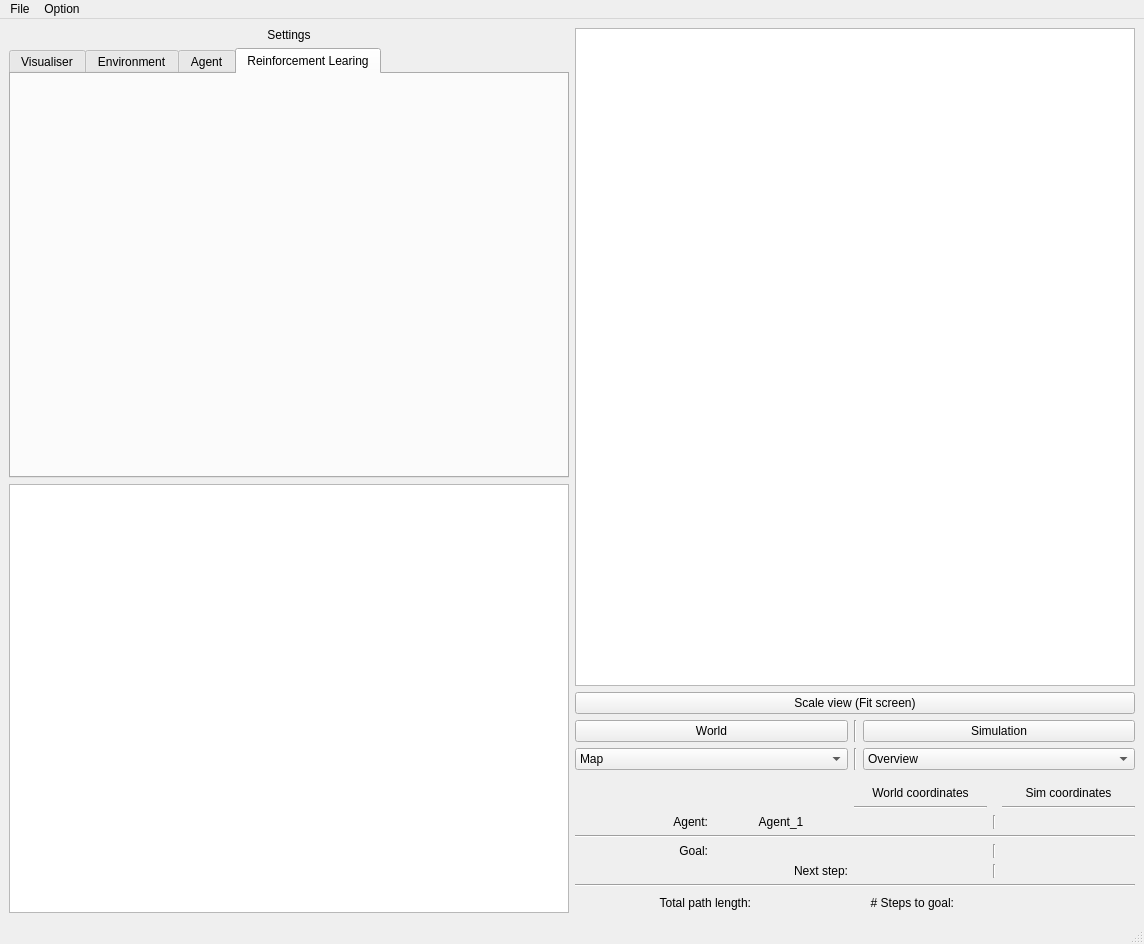
<?xml version="1.0" encoding="UTF-8"?>
<ui version="4.0">
 <class>main_window</class>
 <widget class="QMainWindow" name="main_window">
  <property name="geometry">
   <rect>
    <x>0</x>
    <y>0</y>
    <width>1144</width>
    <height>944</height>
   </rect>
  </property>
  <property name="minimumSize">
   <size>
    <width>1144</width>
    <height>920</height>
   </size>
  </property>
  <property name="windowTitle">
   <string>RSAI_v1.1</string>
  </property>
  <widget class="QWidget" name="centralwidget">
   <layout class="QHBoxLayout" name="horizontalLayout_3">
    <item>
     <layout class="QHBoxLayout" name="horizontalLayout">
      <item>
       <layout class="QVBoxLayout" name="verticalLayout_3">
        <item>
         <widget class="QLabel" name="label">
          <property name="text">
           <string>Settings</string>
          </property>
          <property name="alignment">
           <set>Qt::AlignCenter</set>
          </property>
         </widget>
        </item>
        <item>
         <widget class="QTabWidget" name="tabWidget">
          <property name="currentIndex">
           <number>3</number>
          </property>
          <widget class="QWidget" name="tab">
           <attribute name="title">
            <string>Visualiser</string>
           </attribute>
          </widget>
          <widget class="QWidget" name="tab_3">
           <attribute name="title">
            <string>Environment</string>
           </attribute>
          </widget>
          <widget class="QWidget" name="tab_4">
           <attribute name="title">
            <string>Agent</string>
           </attribute>
          </widget>
          <widget class="QWidget" name="tab_5">
           <attribute name="title">
            <string>Reinforcement Learing</string>
           </attribute>
           <layout class="QHBoxLayout" name="horizontalLayout_8"/>
          </widget>
         </widget>
        </item>
        <item>
         <widget class="QTextEdit" name="console_output"/>
        </item>
       </layout>
      </item>
     </layout>
    </item>
    <item>
     <layout class="QVBoxLayout" name="verticalLayout_4">
      <item>
       <layout class="QVBoxLayout" name="verticalLayout_5">
        <item>
         <widget class="QGraphicsView" name="map_view"/>
        </item>
        <item>
         <widget class="QPushButton" name="scale_toggle">
          <property name="text">
           <string>Scale view (Fit screen)</string>
          </property>
         </widget>
        </item>
        <item>
         <layout class="QHBoxLayout" name="horizontalLayout_6">
          <item>
           <layout class="QGridLayout" name="gridLayout">
            <item row="0" column="2">
             <widget class="QPushButton" name="simulation_toggle">
              <property name="text">
               <string>Simulation</string>
              </property>
             </widget>
            </item>
            <item row="1" column="2">
             <widget class="QComboBox" name="simulation_combo">
              <item>
               <property name="text">
                <string>Overview</string>
               </property>
              </item>
              <item>
               <property name="text">
                <string>Agent</string>
               </property>
              </item>
              <item>
               <property name="text">
                <string>POIs</string>
               </property>
              </item>
              <item>
               <property name="text">
                <string>Obstacles</string>
               </property>
              </item>
              <item>
               <property name="text">
                <string>Paths</string>
               </property>
              </item>
             </widget>
            </item>
            <item row="0" column="0">
             <widget class="QPushButton" name="world_toggle">
              <property name="text">
               <string>World</string>
              </property>
             </widget>
            </item>
            <item row="1" column="0">
             <widget class="QComboBox" name="world_combo">
              <item>
               <property name="text">
                <string>Map</string>
               </property>
              </item>
              <item>
               <property name="text">
                <string>Obstacles</string>
               </property>
              </item>
             </widget>
            </item>
            <item row="0" column="1">
             <widget class="Line" name="line_6">
              <property name="orientation">
               <enum>Qt::Vertical</enum>
              </property>
             </widget>
            </item>
            <item row="1" column="1">
             <widget class="Line" name="line_7">
              <property name="orientation">
               <enum>Qt::Vertical</enum>
              </property>
             </widget>
            </item>
           </layout>
          </item>
         </layout>
        </item>
        <item>
         <spacer name="verticalSpacer">
          <property name="orientation">
           <enum>Qt::Vertical</enum>
          </property>
          <property name="sizeType">
           <enum>QSizePolicy::Fixed</enum>
          </property>
          <property name="sizeHint" stdset="0">
           <size>
            <width>20</width>
            <height>10</height>
           </size>
          </property>
         </spacer>
        </item>
        <item>
         <layout class="QGridLayout" name="gridLayout_2">
          <item row="0" column="4">
           <widget class="QLabel" name="label_4">
            <property name="text">
             <string>Sim coordinates</string>
            </property>
            <property name="alignment">
             <set>Qt::AlignCenter</set>
            </property>
           </widget>
          </item>
          <item row="1" column="2">
           <widget class="Line" name="line_4">
            <property name="orientation">
             <enum>Qt::Horizontal</enum>
            </property>
           </widget>
          </item>
          <item row="1" column="4">
           <widget class="Line" name="line_5">
            <property name="orientation">
             <enum>Qt::Horizontal</enum>
            </property>
           </widget>
          </item>
          <item row="2" column="2">
           <widget class="QLabel" name="agent_pos_world_coordinates">
            <property name="text">
             <string/>
            </property>
            <property name="alignment">
             <set>Qt::AlignCenter</set>
            </property>
           </widget>
          </item>
          <item row="2" column="4">
           <widget class="QLabel" name="agent_pos_simulation_coordinates">
            <property name="text">
             <string/>
            </property>
            <property name="alignment">
             <set>Qt::AlignCenter</set>
            </property>
           </widget>
          </item>
          <item row="2" column="0">
           <widget class="QLabel" name="label_5">
            <property name="text">
             <string>Agent:</string>
            </property>
            <property name="alignment">
             <set>Qt::AlignRight|Qt::AlignTrailing|Qt::AlignVCenter</set>
            </property>
           </widget>
          </item>
          <item row="2" column="3">
           <widget class="Line" name="line">
            <property name="orientation">
             <enum>Qt::Vertical</enum>
            </property>
           </widget>
          </item>
          <item row="0" column="1">
           <widget class="QLabel" name="label_11">
            <property name="text">
             <string/>
            </property>
           </widget>
          </item>
          <item row="0" column="2">
           <widget class="QLabel" name="label_3">
            <property name="text">
             <string>World coordinates</string>
            </property>
            <property name="alignment">
             <set>Qt::AlignCenter</set>
            </property>
           </widget>
          </item>
          <item row="2" column="1">
           <widget class="QLabel" name="agent_name">
            <property name="text">
             <string>Agent_1</string>
            </property>
            <property name="alignment">
             <set>Qt::AlignCenter</set>
            </property>
           </widget>
          </item>
          <item row="0" column="0">
           <widget class="QLabel" name="label_2">
            <property name="text">
             <string/>
            </property>
            <property name="margin">
             <number>-8</number>
            </property>
           </widget>
          </item>
         </layout>
        </item>
        <item>
         <widget class="Line" name="line_8">
          <property name="orientation">
           <enum>Qt::Horizontal</enum>
          </property>
         </widget>
        </item>
       </layout>
      </item>
      <item>
       <layout class="QGridLayout" name="gridLayout_3">
        <item row="0" column="5">
         <widget class="Line" name="line_3">
          <property name="orientation">
           <enum>Qt::Vertical</enum>
          </property>
         </widget>
        </item>
        <item row="1" column="5">
         <widget class="Line" name="line_2">
          <property name="orientation">
           <enum>Qt::Vertical</enum>
          </property>
         </widget>
        </item>
        <item row="1" column="6">
         <widget class="QLabel" name="step_pos_simulation_coordinates">
          <property name="text">
           <string/>
          </property>
          <property name="alignment">
           <set>Qt::AlignCenter</set>
          </property>
         </widget>
        </item>
        <item row="0" column="4">
         <widget class="QLabel" name="goal_pos_world_coordinates">
          <property name="text">
           <string/>
          </property>
          <property name="alignment">
           <set>Qt::AlignCenter</set>
          </property>
         </widget>
        </item>
        <item row="0" column="0">
         <widget class="QLabel" name="label_8">
          <property name="text">
           <string>Goal:</string>
          </property>
          <property name="alignment">
           <set>Qt::AlignRight|Qt::AlignTrailing|Qt::AlignVCenter</set>
          </property>
         </widget>
        </item>
        <item row="0" column="6">
         <widget class="QLabel" name="goal_pos_simulation_coordinates">
          <property name="text">
           <string/>
          </property>
          <property name="alignment">
           <set>Qt::AlignCenter</set>
          </property>
         </widget>
        </item>
        <item row="0" column="1">
         <widget class="QLabel" name="goal_name">
          <property name="text">
           <string/>
          </property>
          <property name="alignment">
           <set>Qt::AlignCenter</set>
          </property>
         </widget>
        </item>
        <item row="1" column="4">
         <widget class="QLabel" name="step_pos_world_coordinates">
          <property name="text">
           <string/>
          </property>
          <property name="alignment">
           <set>Qt::AlignCenter</set>
          </property>
         </widget>
        </item>
        <item row="1" column="0">
         <widget class="QLabel" name="label_9">
          <property name="text">
           <string/>
          </property>
          <property name="alignment">
           <set>Qt::AlignCenter</set>
          </property>
         </widget>
        </item>
        <item row="1" column="1">
         <widget class="QLabel" name="label_6">
          <property name="text">
           <string>Next step:</string>
          </property>
          <property name="alignment">
           <set>Qt::AlignRight|Qt::AlignTrailing|Qt::AlignVCenter</set>
          </property>
         </widget>
        </item>
       </layout>
      </item>
      <item>
       <widget class="Line" name="line_9">
        <property name="orientation">
         <enum>Qt::Horizontal</enum>
        </property>
       </widget>
      </item>
      <item>
       <layout class="QGridLayout" name="gridLayout_4">
        <item row="0" column="3">
         <widget class="QLabel" name="label_10">
          <property name="text">
           <string># Steps to goal:</string>
          </property>
          <property name="alignment">
           <set>Qt::AlignRight|Qt::AlignTrailing|Qt::AlignVCenter</set>
          </property>
         </widget>
        </item>
        <item row="0" column="2">
         <widget class="QLabel" name="total_path_length">
          <property name="text">
           <string/>
          </property>
         </widget>
        </item>
        <item row="0" column="1">
         <widget class="QLabel" name="label_7">
          <property name="text">
           <string>Total path length:</string>
          </property>
          <property name="alignment">
           <set>Qt::AlignRight|Qt::AlignTrailing|Qt::AlignVCenter</set>
          </property>
         </widget>
        </item>
        <item row="0" column="4">
         <widget class="QLabel" name="steps_to_goal">
          <property name="text">
           <string/>
          </property>
         </widget>
        </item>
        <item row="0" column="5">
         <spacer name="horizontalSpacer">
          <property name="orientation">
           <enum>Qt::Horizontal</enum>
          </property>
          <property name="sizeType">
           <enum>QSizePolicy::Fixed</enum>
          </property>
          <property name="sizeHint" stdset="0">
           <size>
            <width>80</width>
            <height>20</height>
           </size>
          </property>
         </spacer>
        </item>
        <item row="0" column="0">
         <spacer name="horizontalSpacer_2">
          <property name="orientation">
           <enum>Qt::Horizontal</enum>
          </property>
          <property name="sizeType">
           <enum>QSizePolicy::Fixed</enum>
          </property>
          <property name="sizeHint" stdset="0">
           <size>
            <width>80</width>
            <height>20</height>
           </size>
          </property>
         </spacer>
        </item>
       </layout>
      </item>
     </layout>
    </item>
   </layout>
  </widget>
  <widget class="QMenuBar" name="menubar">
   <property name="geometry">
    <rect>
     <x>0</x>
     <y>0</y>
     <width>1144</width>
     <height>21</height>
    </rect>
   </property>
   <widget class="QMenu" name="menuFile">
    <property name="title">
     <string>File</string>
    </property>
   </widget>
   <widget class="QMenu" name="menuOption">
    <property name="title">
     <string>Option</string>
    </property>
   </widget>
   <addaction name="menuFile"/>
   <addaction name="menuOption"/>
  </widget>
  <widget class="QStatusBar" name="statusbar"/>
 </widget>
 <resources/>
 <connections/>
</ui>
